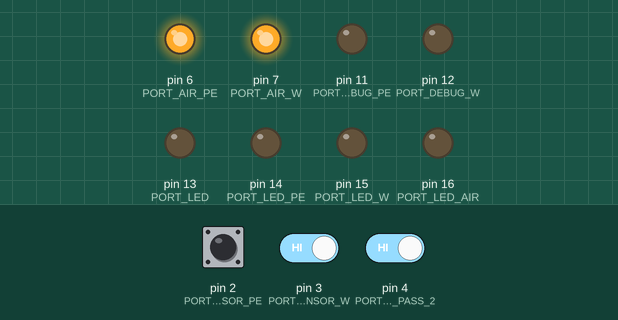
This sketch was run on a simulated Arduino Uno, built with avr-gcc and run on an emulated ATmega328P. Parts: output pins drawn as LEDs (lit = HIGH). The test bench sets the inputs (shaded band); at power-on: pin 2 (PORT_SENSOR_PE) HIGH, pin 3 (PORT_SENSOR_W) HIGH, pin 4 (PORT_SENSOR_PASS_2) HIGH.

Above: at 7.2 s.
7.3 s: pin 2 (PORT_SENSOR_PE) driven LOW
At 7.49 s:
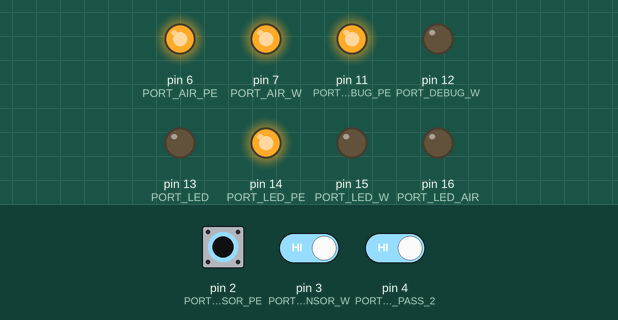
9.2 s: pin 3 (PORT_SENSOR_W) driven LOW
At 9.9 s:
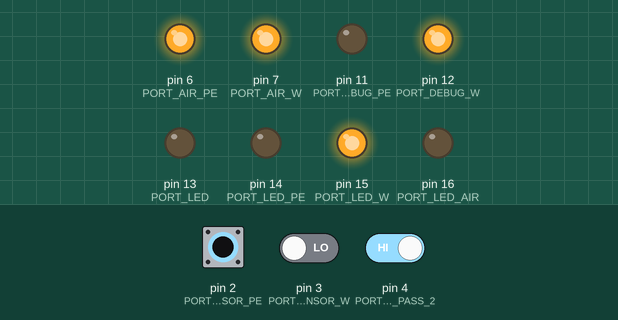
11.0 s: pin 2 (PORT_SENSOR_PE) pulsed HIGH 2 times (0.12 s each, 0.3 s apart)
At 11.6 s:
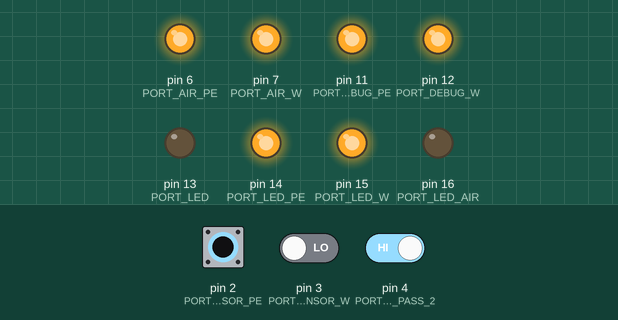
Timing chart, 0 to 14.0 s (numbered marks = the images above; inputs shaded):
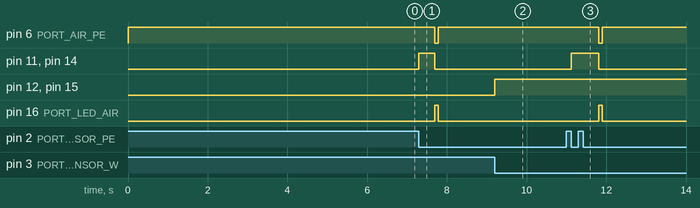

Measured:
- after the input at 7.3 s, pin 6 (PORT_AIR_PE): HIGH → LOW after 0.40 s, → HIGH 0.08 s later; pin 11 (PORT_DEBUG_PE), pin 14 (PORT_LED_PE): LOW → HIGH at once, → LOW 0.40 s later; pin 16 (PORT_LED_AIR): LOW → HIGH after 0.40 s, → LOW 0.08 s later
- after the input at 9.2 s, pin 12 (PORT_DEBUG_W), pin 15 (PORT_LED_W): LOW → HIGH at once
- after the input at 11.0 s, pin 6 (PORT_AIR_PE): HIGH → LOW after 0.82 s, → HIGH 0.08 s later; pin 11 (PORT_DEBUG_PE), pin 14 (PORT_LED_PE): LOW → HIGH after 0.12 s, → LOW 0.70 s later; pin 16 (PORT_LED_AIR): LOW → HIGH after 0.82 s, → LOW 0.08 s later

The sketch:

CAP_Ctrl003.ino
```cpp
/*
 Name:    CAP_Ctrl.ino
 Created: 2020/12/15 15:35:40
 Author:  BPS-Umeda
*/

#include "Def.h"
#include "Init.h"
#include "Timer.h"

// extern bool FlgPE;
// extern bool FlgW;

//*********************************************************************************
//*********************************************************************************
//*********************************************************************************
void setup() {
    InitPort();//ポートのイニシャライズ
#ifdef DEBUG_TIME_SEND
    digitalWrite(PORT_LED, LED_ON);
    digitalWrite(PORT_LED_PE, LED_ON);
    digitalWrite(PORT_LED_W, LED_ON);
    digitalWrite(PORT_LED_AIR, LED_ON);
    delay(3000);
    digitalWrite(PORT_LED, LED_OFF);
    digitalWrite(PORT_LED_PE, LED_OFF);
    digitalWrite(PORT_LED_W, LED_OFF);
    digitalWrite(PORT_LED_AIR, LED_OFF);
#else //DEBUG_TIME_SEND
    FlashLED(PORT_LED, 3, 50, LED_OFF);
    FlashLED(PORT_LED_PE, 3, 50, LED_OFF);
    FlashLED(PORT_LED_W, 3, 50, LED_OFF);
    FlashLED(PORT_LED_AIR, 3, 50, LED_OFF);
#endif //DEBUG_TIME_SEND

    //割り込み設定
    attachInterrupt(INT_NUM_AREA2, FlgSetAir2, FALLING);
    attachInterrupt(INT_NUM_AREA3, FlgSetAir3, FALLING);

    Serial.begin(115200);
}

//*********************************************************************************
//extern bool FlgPE;
//extern bool FlgW;


//*********************************************************************************
void loop()
{
    CtrlCAP(AryStsPE, FlgPE, AREA_NUM_PE);
    CtrlCAP(AryStsW, FlgW, AREA_NUM_W);
}
//*********************************************************************************
//*********************************************************************************
void CtrlCAP(long *arySts, bool& flg, int areaNum)
{
    long TimeBuf = 0;
    String strAreaName = "";
    if(flg)
    {
        //CAP通過が終わったらPE命令発信
        if(CheckCnt(arySts[cntWaitPass] , CNT_WAIT) && digitalRead(PORT_SENSOR_PASS_2) == HIGH)
        {
            switch(areaNum)
            {
                case 2:
                    strAreaName = "PE";
                    break;
                case 3:
                    strAreaName = "W";
                    break;
                default:
                    break;
            }
            digitalWrite(PORT_LED_PE, LED_OFF);
            digitalWrite(PORT_LED_AIR, LED_ON);

            digitalWrite(PORT_AIR_PE, AIR_ON);
#ifdef DEBUG_TIME_SEND
            //センサ反応から通過終了までの時間をセット
            arySts[timeSpeed] = TimeElapsed(arySts[timeStart]);
            if(arySts[timeSpeedMin] > arySts[timeSpeed])
                    arySts[timeSpeedMin] = arySts[timeSpeed];
            Serial.print(strAreaName);
            Serial.print("_Speed,");
            Serial.println(arySts[timeSpeed]);
            Serial.print(",");
            Serial.println(arySts[timeSpeedMin]);
            //Airの間隔
            if(arySts[timeAirSignalEnd] != 0 && arySts[timeAirInterval] != 0)
            {
                arySts[timeAirInterval] = TimeElapsed(arySts[timeAirSignalEnd]);
                if(arySts[timeIntervalMin] > arySts[timeAirInterval])
                    arySts[timeIntervalMin] = arySts[timeAirInterval];
            }
            Serial.print(strAreaName);
            Serial.print("_Air_Interval,");
            Serial.print(arySts[timeAirInterval]);
            Serial.print(",");
            Serial.println(arySts[timeIntervalMin]);
#endif //DEBUG_TIME_SEND

            flg *= false;
            ResetCnt(areaNum);
        }
        else
        {
            if(CheckCnt(arySts[cntFlg], CNT_FLG_CANCEL))
            {
                flg *= false;
                ResetCnt(areaNum);
            }
        }

        if(arySts[cntWaitPass] >= CNT_WAIT)
            digitalWrite(PORT_DEBUG_PE, LOW);
    }
    //エア命令信号を出している時の命令出す時間の為のカウント
    else
    {
        if(digitalRead(PORT_AIR_PE) == AIR_ON)
        {
            if(CheckCnt(arySts[cntAir], CNT_END_NUM))
            {
                //digitalWrite(PORT_LED, LED_OFF);
                digitalWrite(PORT_AIR_PE, AIR_OFF);
                digitalWrite(PORT_LED_AIR, LED_OFF);
#ifdef DEBUG_TIME_SEND
                arySts[timeAirSignalEnd] = millis();
#endif
                ResetCnt(areaNum);
            }
        }
    }
}

//*********************************************************************************
void FlgSetAir2()
{
    FlgPE = true;

#ifdef DEBUG_TIME_SEND
    //センサ反応時間をセット
    AryStsPE[timeStart] = millis();
#endif

    //PEデバッグポートをセット
    digitalWrite(PORT_DEBUG_PE, HIGH);
    digitalWrite(PORT_LED_PE, LED_ON);
    //PEのカウンタをリセット
    ResetCnt(AREA_NUM_PE);
}


//*********************************************************************************
void FlgSetAir3()
{
    FlgW = true;
#ifdef DEBUG_TIME_SEND
    //センサ反応時間をセット
    AryStsW[timeStart] = millis();
#endif
    //Wデバッグポートをセット
    digitalWrite(PORT_DEBUG_W, HIGH);
    digitalWrite(PORT_LED_W, LED_ON);
    //Wのカウンタをリセット
    ResetCnt(AREA_NUM_W);
}


//*********************************************************************************
bool CheckCnt(long& cnt, long endNum)
{
    if(cnt >= endNum)
        return true;
    else
    {
        cnt++;
        return false;
    }
}

//*********************************************************************************
void ResetCnt(int areaNum)
{
    if(areaNum == AREA_NUM_PE)
    {
        AryStsPE[cntAir] = 0;
        AryStsPE[cntFlg] = 0;
        AryStsPE[cntWaitPass]= 0;
    }
    if(areaNum == AREA_NUM_W)
    {
        AryStsW[cntAir] = 0;
        AryStsW[cntFlg] = 0;
        AryStsW[cntWaitPass]= 0;
    }

}


//*********************************************************************************
void FlashLED(int portNum, int loopNum, int delayTime, bool blEnd)
{
    for (int i = 0; i < loopNum; i++)
    {
        digitalWrite(portNum, LED_ON);
        delay(delayTime/20);
        digitalWrite(portNum, LED_OFF);
        delay(delayTime*10);
    }
    digitalWrite(portNum, blEnd);
}
```

Def.h
```cpp
//#define DEBUG_TIME_SEND

#define LED_ON 1
#define LED_OFF 0

#define AIR_ON 0
#define AIR_OFF 1

#define PORT_LED_PE 14
#define PORT_LED_W 15
#define PORT_LED_AIR 16

#define PORT_LED 13

#define PORT_SENSOR_PE 2
#define PORT_SENSOR_W 3

#define PORT_SENSOR_PASS_2 4
#define PORT_SENSOR_PASS_3 5

#define INT_NUM_AREA2 0
#define INT_NUM_AREA3 1

#define PORT_AIR_PE 6
#define PORT_AIR_W 7

#define CNT_END_NUM 1000
#define CNT_FLG_CANCEL 62000
#define CNT_WAIT 5000

#define CNT_DEBUG 100000
#define PORT_DEBUG_PE 11
#define PORT_DEBUG_W 12

#define AREA_NUM_PE 2
#define AREA_NUM_W 3
```

Init.cpp
```cpp
#include "Init.h"

bool FlgPE = false;
bool FlgW = false;
int DebugCntAAA = 0;
long AryStsPE[9] = {0,0,0,0,0,0,0,0,0};
long AryStsW[9] = {0,0,0,0,0,0,0,0,0};

void InitPort()
{
    //----------------------------
    pinMode(PORT_DEBUG_PE, OUTPUT);
    pinMode(PORT_DEBUG_W, OUTPUT);
    digitalWrite(PORT_DEBUG_PE, LOW);
    digitalWrite(PORT_DEBUG_W, LOW);
    //----------------------------

    pinMode(PORT_SENSOR_PE, INPUT_PULLUP);
    pinMode(PORT_SENSOR_W, INPUT_PULLUP);

    pinMode(PORT_SENSOR_PASS_2, INPUT_PULLUP);
    pinMode(PORT_SENSOR_PASS_3, INPUT_PULLUP);

    pinMode(PORT_AIR_PE, OUTPUT);
    pinMode(PORT_AIR_W, OUTPUT);

    pinMode(PORT_LED, OUTPUT);
    pinMode(PORT_LED_PE, OUTPUT);
    pinMode(PORT_LED_W, OUTPUT);
    pinMode(PORT_LED_AIR, OUTPUT);

    digitalWrite(PORT_AIR_PE, AIR_OFF);
    digitalWrite(PORT_AIR_W, AIR_OFF);
    digitalWrite(PORT_LED, LED_OFF);
    digitalWrite(PORT_LED_PE, LED_OFF);
    digitalWrite(PORT_LED_W, LED_OFF);
    digitalWrite(PORT_LED_AIR, LED_OFF);
}
```

Init.h
```cpp
#include <Arduino.h>
#include "Def.h"

extern bool FlgPE;
extern bool FlgW;
extern int DebugCntAAA;

extern long AryStsPE[9];
extern long AryStsW[9];
enum _EnmArySts
{
    cntAir = 0,
    cntFlg,
    cntWaitPass,
    timeStart,
    timeSpeed,
    timeSpeedMin,
    timeAirSignalEnd,
    timeAirInterval,
    timeIntervalMin
};

void InitPort();
```

Timer.cpp
```cpp
#include "Timer.h"

long TimeElapsed(long timeStart)
{
    long TimeResult = 0;
    long TimeNow = millis();

    //millilの値がリセットされたときの対処
    if(TimeNow < timeStart)
        TimeResult = TimeNow + (4320000000 - timeStart);
    else
        TimeResult = TimeNow - timeStart;

    return TimeResult;
}
```

Timer.h
```cpp
#include <Arduino.h>

long TimeElapsed(long start_time);
```
